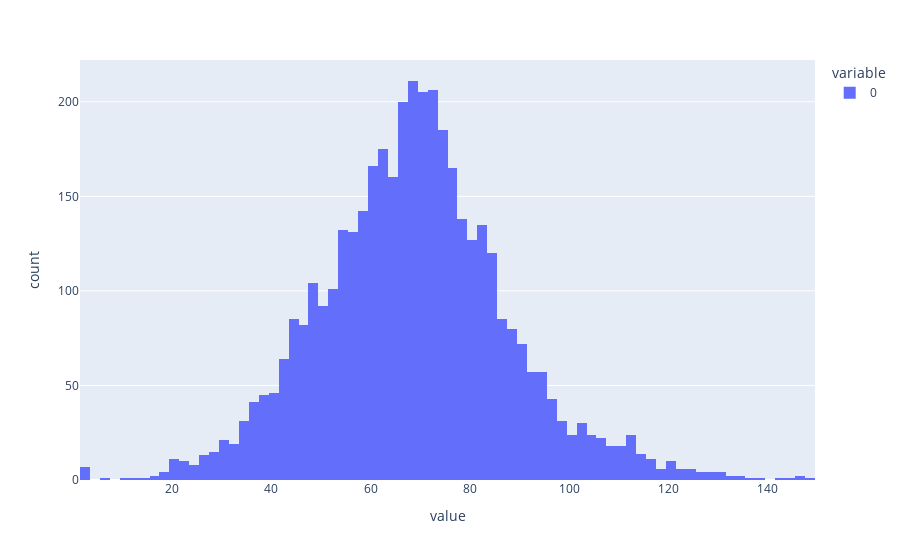

The cell this chart's notebook holds for it:
### Code cell
sae.eval()  # prevents error if we're expecting a dead neuron mask for who grads

with torch.no_grad():
    # activation store can give us tokens.
    batch_tokens = token_dataset[:32]["tokens"]
    _, cache = model.run_with_cache(batch_tokens, prepend_bos=True)

    # Use the SAE
    feature_acts = sae.encode(cache[sae.cfg.hook_name])
    sae_out = sae.decode(feature_acts)

    # save some room
    del cache

    # ignore the bos token, get the number of features that activated in each token, averaged accross batch and position
    l0 = (feature_acts[:, 1:] > 0).float().sum(-1).detach()
    print("average l0", l0.mean().item())
    px.histogram(l0.flatten().cpu().numpy()).show()

### Figure 1 — Plotly figure (JSON) as saved in the notebook; plotly's stock layout.template omitted (floating-point values rounded to 4 significant figures; data arrays with more than 128 entries replaced by an {"elided": "..."} marker saying what was removed)
{"data": [{"alignmentgroup": "True", "bingroup": "x", "hovertemplate": "variable=0<br>value=%{x}<br>count=%{y}<extra></extra>", "legendgroup": "0", "marker": {"color": "#636efa", "pattern": {"shape": ""}}, "name": "0", "offsetgroup": "0", "orientation": "v", "showlegend": true, "type": "histogram", "x": {"elided": "4064 int values"}, "xaxis": "x", "yaxis": "y"}], "layout": {"barmode": "relative", "legend": {"title": {"text": "variable"}, "tracegroupgap": 0}, "margin": {"t": 60}, "xaxis": {"anchor": "y", "domain": [0, 1], "title": {"text": "value"}}, "yaxis": {"anchor": "x", "domain": [0, 1], "title": {"text": "count"}}}}
